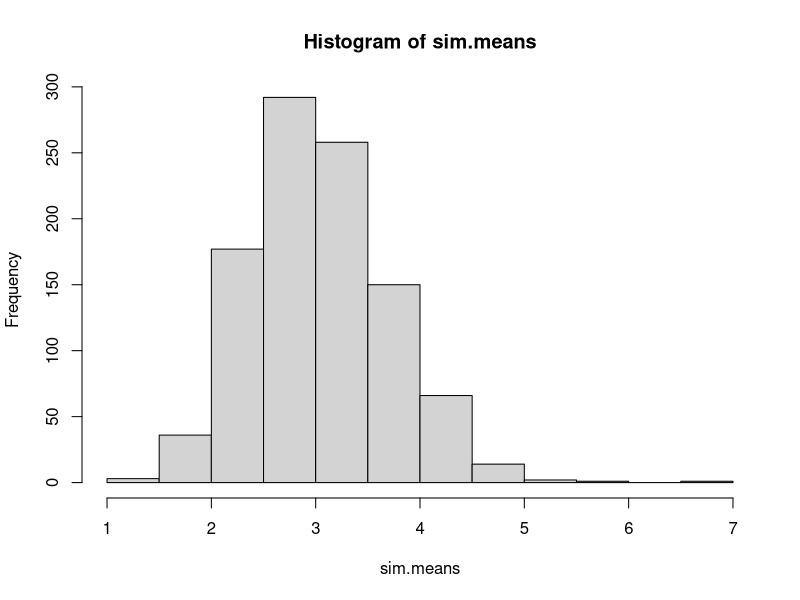
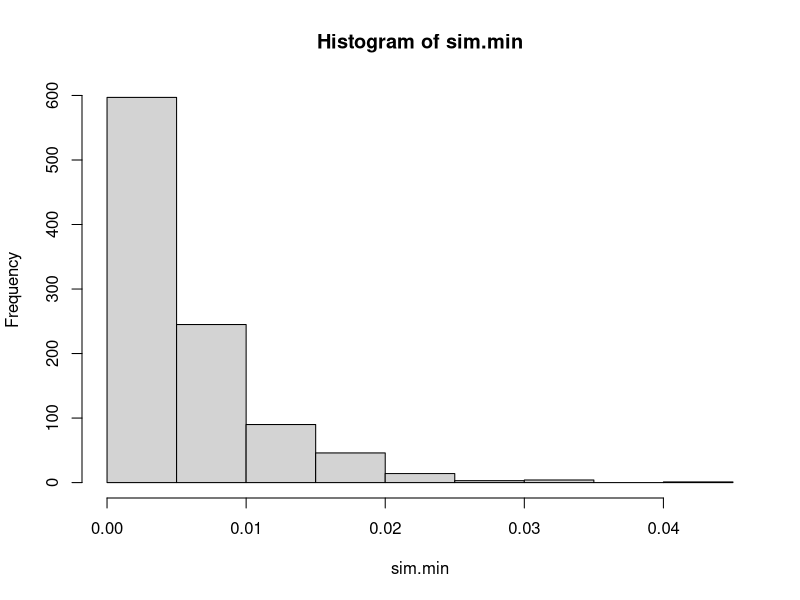

Generate these figures, in order, with R:
# Homework 9

# 4.18 - Let a X1, X2,...,Xn be a i.i.d. expon(1/3) and let Xbar be the sample mean
# a) Simulate the sampling distribution of Xbar
n <- 1000
sim.means <- vector("numeric", length = n)

for (i in 1:n) {
  sim.rv <- rexp(20, rate = 1/3)
  sim.means[i] <- mean(sim.rv)
}

hist(sim.means)


# b)
mean(sim.means)
sd(sim.means)

# c) 
length(sim.means[sim.means <= 3.5]) / length(sim.means)

# d) 


# 4.24 Let {X1,...,Xn} be i.i.d. expon(lambda). 
# b) Simulate in R the sampling distribution with lambda = 7. Compare the theoretical
# expected value of Xmin to the simulated expected value
n <- 1000
sim.min <- vector("numeric", length = n)

for (i in 1:n) {
  x <- rexp(25, rate = 7)
  sim.min[i] <- min(x)
}

hist(sim.min)
